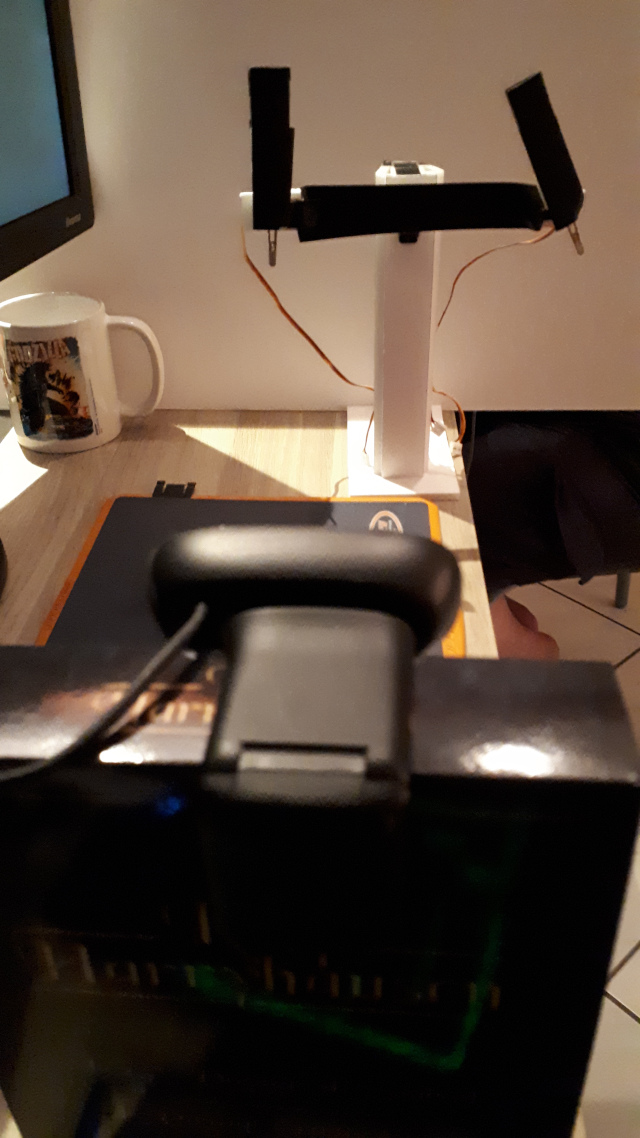
#> input picture 20190825_212130_640x1138.jpg, 640 x 1138 px
$ python webcam01.py
#> lines starting #> are read from the running program, lines starting #| are printed output that depends on the picture; after the words box and inside, x2 and y2 are one past the last pixel; in counts of white or black regions, pixels touching at a corner belong together
import cv2
import numpy as np

img_rgb = cv2.imread('20190825_212130_640x1138.jpg')
#> img_rgb is the input picture: shape (1138, 640, 3); mean B, G, R 59.9, 72.6, 88.1
img_gray = cv2.cvtColor(img_rgb, cv2.COLOR_BGR2GRAY)
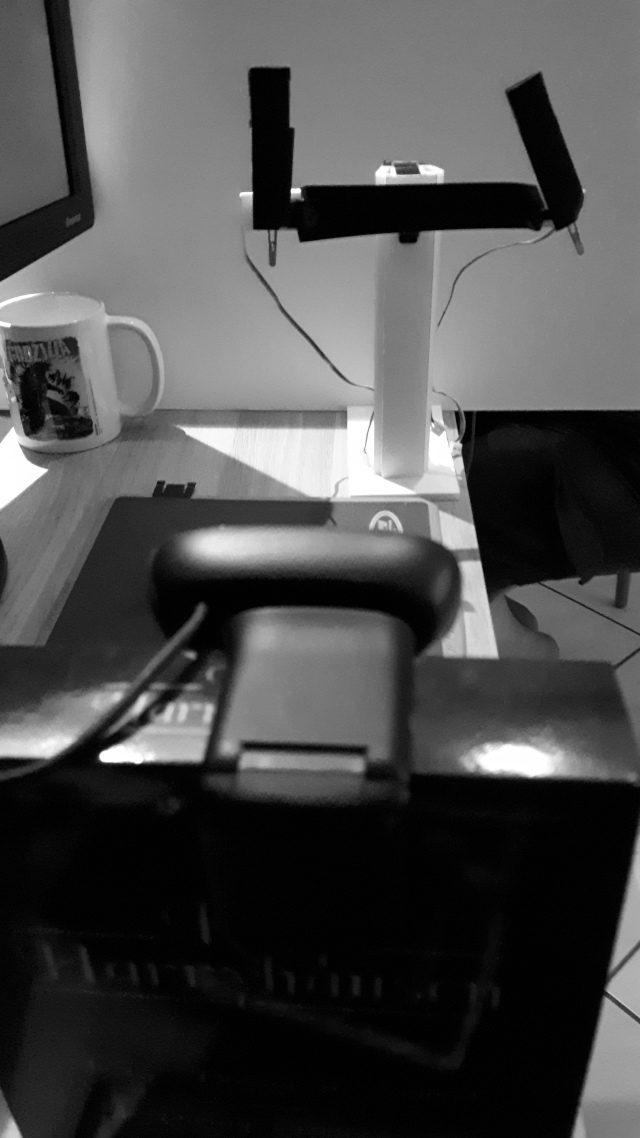
#> img_gray: shape (1138, 640); min 0, max 255, mean 75.8

template = cv2.imread('signe01.png',0)
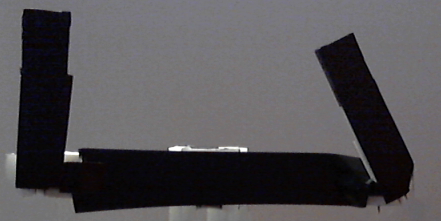
#> input picture signe01.png, 441 x 221 px
#> template: shape (221, 441); min 0, max 255, mean 80.7
w, h = template.shape[::-1]
#> w = 441; h = 221

res = cv2.matchTemplate(img_gray,template,cv2.TM_CCOEFF_NORMED)
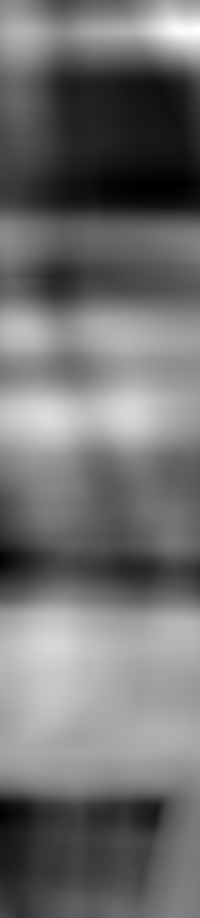
#> res: shape (918, 200) float32; min -0.356, max 0.562, mean 0.0488; drawn with min black and max white
threshold = 0.5
loc = np.where( res >= threshold)
#> loc = 372 positions, rows 24 to 37, columns 167 to 199

for pt in zip(*loc[::-1]):
    cv2.rectangle(img_rgb, pt, (pt[0] + w, pt[1] + h), (0,255,255), 2)
#> this loop made 372 passes
#> pt on passes 1 to 3: (171, 24), (172, 24), (173, 24)
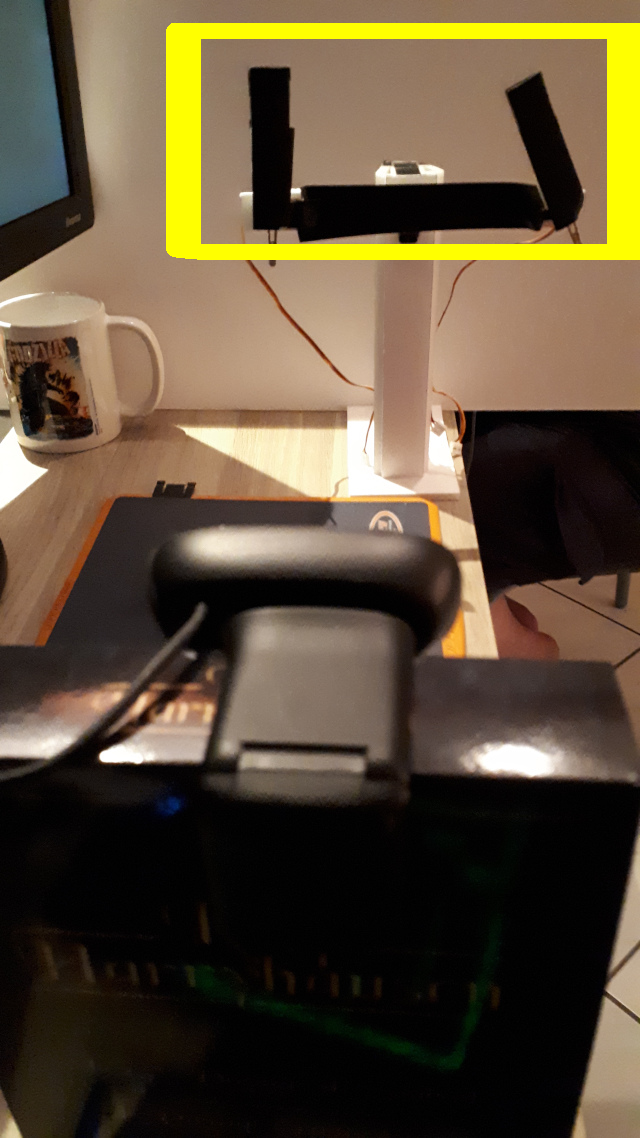
#> img_rgb: shape (1138, 640, 3); 3.98% of pixels changed, all inside (x1, y1, x2, y2) = (166, 23, 640, 260)

cv2.imshow('Detected',img_rgb)
cv2.waitKey(0)
